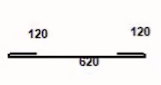
#> input picture Image Analytics/st_bar_main.png, 161 x 85 px
$ jupyter execute St_Bar_Final.ipynb   (older library calls are emulated)
#> lines starting #> are read from the running program, lines starting #| are printed output that depends on the picture; after the words box and inside, x2 and y2 are one past the last pixel; in counts of white or black regions, pixels touching at a corner belong together
### Retained Image and Found Bend Count

[cell 1]
import cv2
import numpy as np
import matplotlib.pyplot as plt

# Load the image
image_path = "st_bar_main.png"
img = cv2.imread(image_path)
#> img is the input picture: shape (85, 161, 3); mean B, G, R 239.4, 239.3, 242.2

plt.imshow(img)

[cell 2]
# Convert to grayscale
gray = cv2.cvtColor(img, cv2.COLOR_BGR2GRAY)

# Apply bilateral filter to smooth the image while preserving edges
gray = cv2.bilateralFilter(gray, 10, 63, 3)
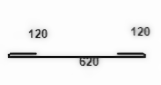
#> gray: shape (85, 161); min 14, max 254, mean 240.8

# Apply Laplacian edge detection
lap = cv2.Laplacian(gray, cv2.CV_64F)
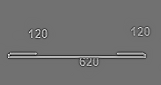
#> lap: shape (85, 161) float64; min -333, max 418, mean 0; drawn with min black and max white
lap = np.uint8(np.absolute(lap))
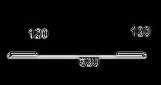
#> lap: shape (85, 161); min 0, max 254, mean 12.8

# Contour detection
contours, hierarchy = cv2.findContours(lap, cv2.RETR_EXTERNAL, cv2.CHAIN_APPROX_SIMPLE)
#> contours = 6 contours, 3 with area under 20; largest, box (x1, y1, x2, y2) and area: (0, 43, 153, 79) 2582, (12, 17, 56, 46) 772, (123, 17, 156, 42) 645

# Remove small objects by calculating the perimeter
perimeter_threshold = 60  # Adjust this threshold as needed
filtered_contours = [cnt for cnt in contours if cv2.arcLength(cnt, True) > perimeter_threshold]
#> filtered_contours = 3 contours; box (x1, y1, x2, y2) and area: (0, 43, 153, 79) 2582, (12, 17, 56, 46) 772, (123, 17, 156, 42) 645

# Draw contours on a white background
white_background = np.ones_like(img) * 255
contour_image = cv2.drawContours(white_background, filtered_contours, -1, (0, 0, 0), 2)
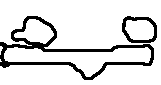
#> contour_image: shape (85, 161, 3); 86.5% white; 2 black regions, box (x1, y1, x2, y2) and area: (0, 16, 154, 80) 1534, (122, 16, 157, 43) 318

# Threshold
threshold_value = 36
_, thresh = cv2.threshold(gray, threshold_value, 255, cv2.THRESH_BINARY_INV)
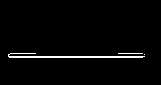
#> thresh: shape (85, 161); 2.4% white in thin lines or dots, all inside (x1, y1, x2, y2) = (8, 53, 145, 58)

# Remove noise
kernel = cv2.getStructuringElement(cv2.MORPH_RECT, (1, 1))
thresh = cv2.morphologyEx(thresh, cv2.MORPH_OPEN, kernel)

# Invert the mask to create a mask for numbers
mask = cv2.bitwise_not(thresh)

# Use Shi-Tomasi corner detection
corners = cv2.goodFeaturesToTrack(mask, maxCorners=100, qualityLevel=0.01, minDistance=10)
#> corners = [[9, 55], [144, 56], [118, 53], [36, 53]]
corners = np.int0(corners)

# Draw corners on the mask image
mask_with_corners = cv2.cvtColor(mask, cv2.COLOR_GRAY2BGR)
for corner in corners:
    x, y = corner.ravel()
    cv2.circle(mask_with_corners, (x, y), 3, (0, 0, 255), -1)
#> this loop made 4 passes
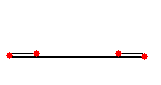
#> mask_with_corners: shape (85, 161, 3); mean B, G, R 247.3, 247.3, 249.4

# Count the number of corners detected and calculate the number of bends
num_corners = len(corners)
#> num_corners = 4
num_bends = num_corners -2 # Subtract 3 from the number of corners
#> num_bends = 2

# Plotting the results
plt.figure(figsize=(15, 4))

# Plot the original image
plt.subplot(1, 3, 1)
plt.imshow(cv2.cvtColor(lap, cv2.COLOR_BGR2RGB))
plt.title('Edge Detection')

# Plot the edge detection result
plt.subplot(1, 3, 2)
plt.imshow(mask, cmap='gray')
plt.title('Edge Detection')

# Plot the mask image with detected corners
plt.subplot(1, 3, 3)
plt.imshow(cv2.cvtColor(mask_with_corners, cv2.COLOR_BGR2RGB))
plt.title(f'Number of bends: {num_bends}')

# Show the plots
plt.show()
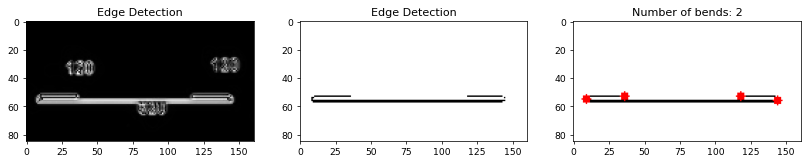
#> figure drawn by matplotlib, 3 panels

# Clean up windows (useful for interactive environments)
cv2.destroyAllWindows()

cv2.imwrite("st_CAB_output.jpg", mask)
cv2.imwrite("st_CAB_bends.jpg", mask_with_corners)
#> Out = True

$ run again, with Image Analytics/3-resized.png copied over Image Analytics/st_bar_main.png
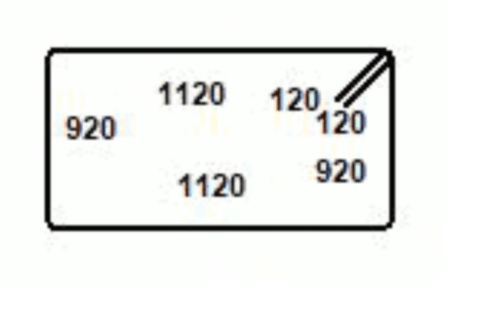
#> input picture Image Analytics/3-resized.png, 500 x 311 px
#> img is the input picture: shape (311, 500, 3); mean B, G, R 236.6, 238.7, 237
#> contours = 2 contours; box (x1, y1, x2, y2) and area: (38, 40, 416, 255) 72382, (0, 0, 443, 282) 718
#> filtered_contours has the same summary as contours
#> contour_image: shape (311, 500, 3); 95.7% white; 2 black regions, box (x1, y1, x2, y2) and area: (37, 39, 417, 256) 3761, (0, 0, 444, 283) 2889
#> `_, thresh = cv2.threshold(gray, threshold_value, 255, cv2.THRESH_BINAR..`:
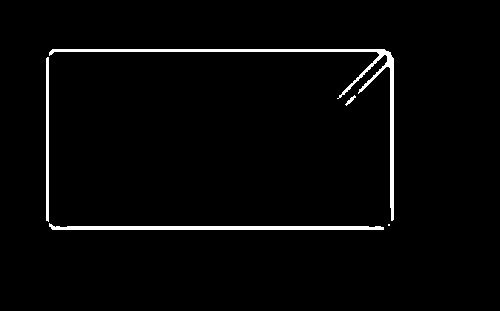
#> thresh: shape (311, 500); 2.5% white; 5 white regions (1 under 20 px), largest, box (x1, y1, x2, y2) and area: (49, 49, 394, 221) 2051, (49, 223, 384, 230) 1324, (46, 57, 49, 222) 492, (345, 95, 356, 106) 39
#> corners = 16 rows, first 8: [389, 225], [355, 96], [48, 57], [346, 105], [47, 220], [385, 56], [339, 97], [388, 68]
#> the loop `for corner in corners:` made 16 passes
#> num_corners = 16
#> num_bends = 14
#> `plt.show()`:
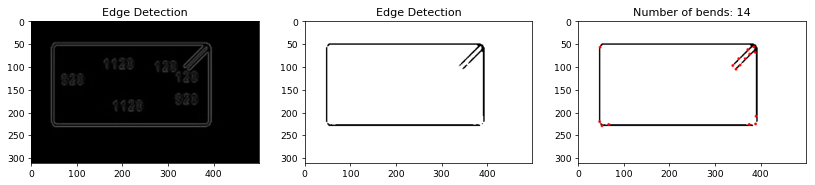
#> figure drawn by matplotlib, 3 panels
#> Out = True
